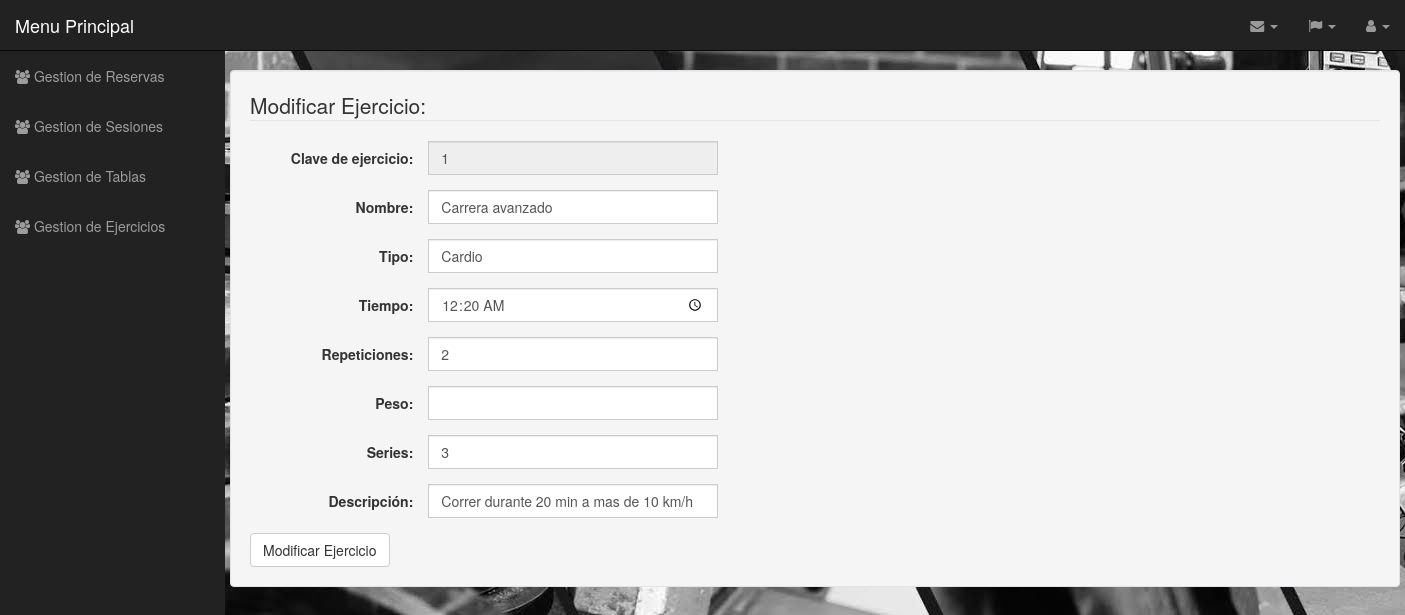
/Controlador/EJERCICIO_Controller.php?accion=Modificar&id_Ejercicio=1 (signed in), run on the app's committed database.
### tables this page shows
CREATE TABLE Ejercicio (
  id_Ejercicio int(11) NOT NULL,
  Tipo varchar(45) NOT NULL,
  Nombre varchar(45) NOT NULL,
  Tiempo time DEFAULT NULL,
  Repeticiones int(11) DEFAULT NULL,
  Peso int(11) DEFAULT NULL,
  Series int(11) DEFAULT NULL,
  Descripcion varchar(100) DEFAULT NULL,
  PRIMARY KEY (id_Ejercicio)
);

### Controlador/EJERCICIO_Controller.php (called while the page is built, shortened)
<?php
include '../Modelos/EJERCICIO_Modelo.php';
include '../Vistas/EJERCICIO_Insertar_Vista.php';
include '../Vistas/EJERCICIO_Modificar_Vista.php';
	Switch ($_REQUEST['accion']){
		case 'Modificar':
			if (!isset($_REQUEST['Nombre'])){
				$tabla = new EJERCICIO_Modelo($_REQUEST['id_Ejercicio'],'','','','','','','','','');
				$valores = $tabla->RellenaDatos($_REQUEST['id_Ejercicio']);
				new EJERCICIO_Modificar($valores,'EJERCICIO_Controller.php');
			}
			else{
				$tabla = get_data_form();
				$respuesta = $tabla->Modificar();
				new Mensaje($respuesta, 'EJERCICIO_Controller.php');
			}
			break;
	}
?>

### Modelos/EJERCICIO_Modelo.php (called while the page is built, shortened)
<?php
class EJERCICIO_Modelo
{
	var $id_Ejercicio;
function __construct($id_Ejercicio,$tipo,$nombre,$tiempo,$repeticiones,$peso,$series,$descripcion){
	$this->id_Ejercicio = $id_Ejercicio;
}
function ConectarBD(){
	include "../DataBase/datos_BD.php";
	$this->mysqli = new mysqli($host,$user,$pass,$name);
}
function RellenaDatos()
{
    $sql = "SELECT * from Ejercicio where id_Ejercicio = '".$this->id_Ejercicio."'";
    if (!($resultado = $this->mysqli->query($sql))){
	    return 'Error en la consulta sobre la base de datos';
	}
    else{
	       $result = $resultado->fetch_array();
		   return $result;
	}
}
}
?>

### DataBase/datos_BD.php (called while the page is built)
<?php
    $host = "localhost";
    $user = "root";
    $pass = "iu";
    $name = "Gimnasio_BD";
 ?>

### Funciones/cargadodedatos.php (called while the page is built, shortened)
<?php
             include('../plantilla/cabecera.php');
        include("../Funciones/comprobaridioma.php");
        $clases=new comprobacion();
        $idiom=$clases->comprobaridioma($idioma);
        include('../plantilla/menulateral.php');
?>

### Idiomas/idiomas.php (called while the page is built, shortened)
<?php
class idiomas{
	function español(){
return $arrays;
}
}
?>

### Funciones/comprobaridioma.php (called while the page is built)
<?php
class comprobacion{
function comprobaridioma($idioma){
if (isset($_SESSION['idioma'])){
    if($_SESSION['idioma']=="español"){
        $idiom=$idioma->español();
    }elseif($_SESSION['idioma']=="gallego"){
        $idiom=$idioma->gallego();
    }elseif($_SESSION['idioma']=="ingles"){
       $idiom=$idioma->ingles();
    }
}else{
    $idiom=$idioma->español();
}
return $idiom;
}
}

### Vistas/EJERCICIO_Modificar_Vista.php (the view, shortened to what this page needs)
<?php
class EJERCICIO_Modificar{
private $valores;
function __construct($valores,$volver){
    $this->valores = $valores;
   include("../Idiomas/idiomas.php");
    $idioma=new idiomas();
    include("../Funciones/cargadodedatos.php");
    $this->idiom=$idiom;
    $this->render();
}
function render(){
    ?><br>
    <div class="container well">
    <div class="row">
        <div class="col-xs-12">
        <form class="form-horizontal" method="post"action="../Controlador/EJERCICIO_Controller.php?id_Ejercicio=<?=$this->valores['id_Ejercicio']?>&amp;accion=Borrar">
            <fieldset><legend> <?=$this->idiom['ModificarEjercicio'].":"?></legend>
                <div class="form-group"><label class="col-sm-2 control-label" for="nombre"id ="nombre"> <?=$this->idiom['id_Ejercicio'].":"?></label>
                    <div class="input-group col-sm-3">
                        <input class="form-control" type=text readonly id=nombre name=id_Ejercicio value = "<?=$this->valores['id_Ejercicio']?>">
                    </div>
                </div>
                <div class="form-group"><label class="col-sm-2 control-label" for="nombre"id ="nombre"> <?=$this->idiom['Nombre'].":"?></label>
                    <div class="input-group col-sm-3">
                        <input class="form-control" type=text required id=nombre name=Nombre value = "<?=$this->valores['Nombre']?>">
                    </div>
                </div>
                <div class="form-group"><label class="col-sm-2 control-label" for="nombre"id ="nombre"> <?=$this->idiom['Tipo'].":"?></label>
                    <div class="input-group col-sm-3">
                        <input class="form-control" type=text required id=nombre name=Tipo value = "<?=$this->valores['Tipo']?>">
                    </div>
                </div>
                <div class="form-group"><label class="col-sm-2 control-label" for="nombre"id ="nombre"> <?=$this->idiom['Tiempo'].":"?></label>
                    <div class="input-group col-sm-3">
                        <input class="form-control" type=time id=nombre name=Tiempo value = "<?=$this->valores['Tiempo']?>">
                    </div>
                </div>
                <div class="form-group"><label class="col-sm-2 control-label" for="nombre"id ="nombre"> <?=$this->idiom['Repeticiones'].":"?></label>
                    <div class="input-group col-sm-3">
                        <input class="form-control" type=number id=nombre name=Repeticiones value = "<?=$this->valores['Repeticiones']?>">
                    </div>
                </div>
                <div class="form-group"><label class="col-sm-2 control-label" for="nombre"id ="nombre"> <?=$this->idiom['Peso'].":"?></label>
                    <div class="input-group col-sm-3">
                        <input class="form-control" type=number id=nombre name=Peso value = "<?=$this->valores['Peso']?>">
                    </div>
                </div>
                <div class="form-group"><label class="col-sm-2 control-label" for="nombre"id ="nombre"> <?=$this->idiom['Series'].":"?></label>
                    <div class="input-group col-sm-3">
                        <input class="form-control" type=number id=nombre name=Series value = "<?=$this->valores['Series']?>">
                    </div>
                </div>
                <div class="form-group"><label class="col-sm-2 control-label" for="nombre"id ="nombre"> <?=$this->idiom['Descripcion'].":"?></label>
                    <div class="input-group col-sm-3">
                        <input class="form-control" type=text id=nombre name=Descripcion value = "<?=$this->valores['Descripcion']?>">
                    </div>
                </div>
            </fieldset>
            <input class="btn btn-default" type="submit" value="<?=$this->idiom['ModificarEjercicio']?>">
        </form>
        </div></div></div>
    <?php
}
}
?>

### css/sb-admin.css (style rules this page uses)
body { margin-top: 100px; background-color: #222; }
@media (min-width:768px) { body { margin-top: 50px; } }

### data on the page
ejercicio: id_Ejercicio "1", Nombre "Carrera avanzado", Tipo "Cardio", Tiempo "00:20:00", Repeticiones "2", Series "3", Descripcion "Correr durante 20 min a mas de 10 km/h"

### other printed values
$idioma['Menu'] "Menu Principal"
$idioma['GestionReservas'] "Gestion de Reservas"
$idioma['GestionSesiones'] "Gestion de Sesiones"
$idioma['GestionTablas'] "Gestion de Tablas"
$idioma['GestionEjercicios'] "Gestion de Ejercicios"
$this->idiom['ModificarEjercicio'] "Modificar Ejercicio"
$this->idiom['id_Ejercicio'] "Clave de ejercicio"
$this->idiom['Nombre'] "Nombre"
$this->idiom['Tipo'] "Tipo"
$this->idiom['Tiempo'] "Tiempo"
$this->idiom['Repeticiones'] "Repeticiones"
$this->idiom['Peso'] "Peso"
$this->idiom['Series'] "Series"
$this->idiom['Descripcion'] "Descripción"
